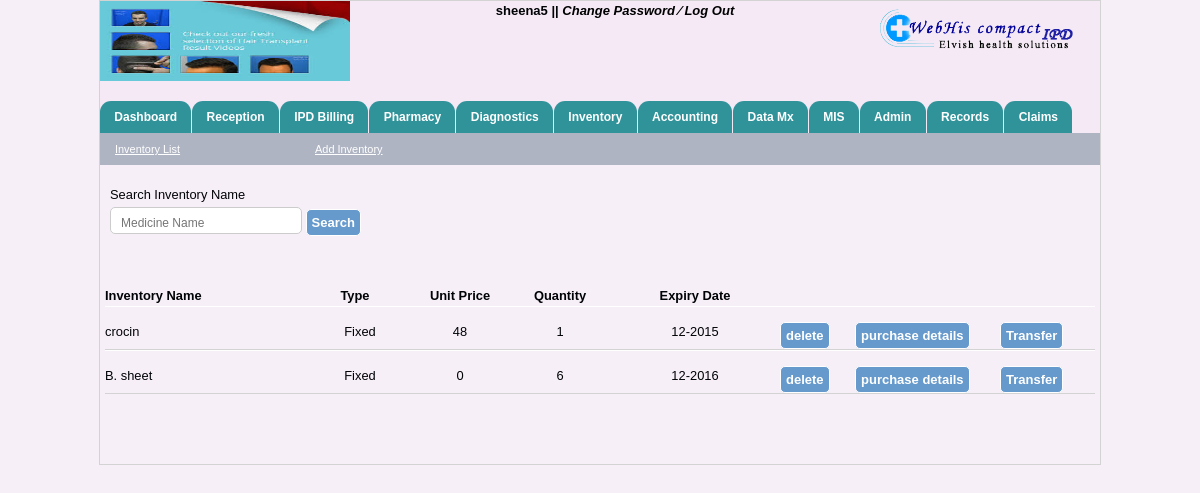
The app's page /main_store.php (signed in), older data.
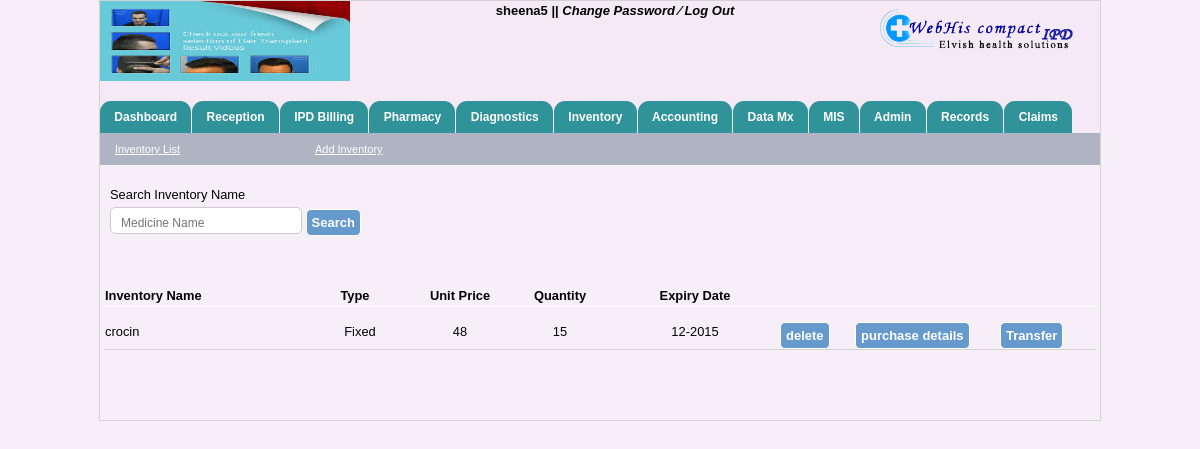
The same page, newer data.
### tables this page shows
CREATE TABLE IF NOT EXISTS `inventory_store` (
  `in_id` int(200) NOT NULL AUTO_INCREMENT,
  `in_name` varchar(200) NOT NULL,
  `type` varchar(200) NOT NULL,
  `unit price` int(200) NOT NULL,
  `mrp` int(200) NOT NULL,
  `quantity` varchar(200) NOT NULL,
  `ex_date` varchar(200) NOT NULL,
  PRIMARY KEY (`in_id`)
);

### main_store.php (the view, shortened to what this page needs)
<?php
include("header.php");
include("menubar.php");
if($_REQUEST['find'])
{
	if($_REQUEST['search']!=''){
		$SQL="select * from inventory_store where in_name like '%".$_REQUEST['search']."%'";
	}else {
		$SQL="select * from inventory_store";
	}
}else {
	$SQL="select * from inventory_store";
}
?>
  <div id="opd_bill">
            <div class="b_register">
               <div class="l_ft"  style="width:200px; text-align:left; padding-left:5px;"><a href="main_store.php">Inventory List</a></div>
                <div class="l_ft"  style="width:240px;"><a href="invent_add-medicine.php">Add Inventory</a></div>
            </div>
    </div>
  <form method="post">
  	<div style="width:990px; margin:20px auto;" id="search_exist">
          <div id="search_txt" class="p_adding">Search Inventory Name</div>
            <div class="p_adding">
              <span>
<input type="text" name="search" placeholder="Medicine Name" id="inputStringCo" value="<?php echo $_REQUEST['search']; ?>"  /></span>
                <span><input type="submit" name="find" value="Search" class="btn"/></span>
            </div>
        </div>
  </form>
   <div style="width:990px; margin:50px auto;">
  		 <div class="field_bg">
              <div style="float:left; width:200px; "><strong>Inventory Name</strong></div>
              <div style="float:left; width:100px; text-align:center; margin-right:5px;"><strong>Type</strong></div>
              <div style="float:left; width:100px; text-align:center; "><strong>Unit Price</strong></div>
              <div style="float:left; width:100px; text-align:center; "><strong>Quantity</strong></div>
              <div style="float:left; width:170px;  text-align:center; "><strong>Expiry Date</strong></div>
                <?php $res3=mysql_query($SQL);
                while($row3=mysql_fetch_array($res3)){	?>
    		      <div class="cls" style="margin-bottom:15px; height:1px; background:#FFFFFF"></div>
                  <form method="post" action="main_store_tran.php">
                    <div style="float:left; width:200px; margin-right:5px;"><?php echo $row3[1];?></div>
             			  <div style="float:left; width:100px; text-align:center;"><?php echo $row3[2]; ?></div>
                    <div style="float:left; width:100px; text-align:center;"><?php echo $row3[3];?></div>
      		          <div style="float:left; width:100px; text-align:center; "><?php echo $row3[5];?></div>
                    <div style="float:left; width:170px;  text-align:center;"><?php echo $row3[6];?></div>
                    <div style="float:left; width:75px; "><input type="submit"name="del" value="delete" class="btn"/></div>
                    <div style="float:left; width:145px; "><input type="submit"name="details" value="purchase details" class="btn"/></div>
                    <div style="float:left; width:0px; "><input type="submit"name="transfer" value="Transfer" class="btn"/></div>
	            <div class="cls" style="margin-top:15px;  border-bottom:1px solid lightgray;"></div>
        </form>
             <?php
             }
             ?>
      </div>
  </div>
  <?php
  	include("footer.php");
  ?>

Row changes from the older to the newer data that the page shows:
removed inventory_store: in_name "B. sheet", type "Fixed", unit price "0", quantity "6", ex_date "12-2016"
changed inventory_store "crocin": quantity "1" → "15"
